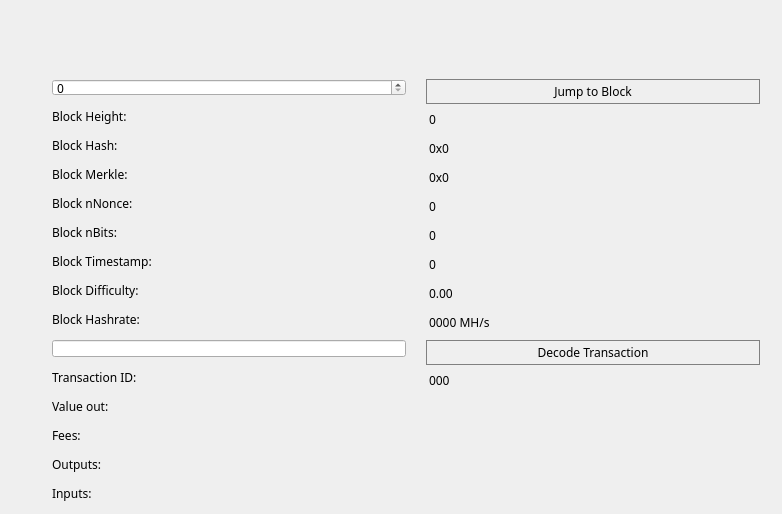
<?xml version="1.0" encoding="UTF-8"?>
<ui version="4.0">
 <class>BlockBrowser</class>
 <widget class="QWidget" name="BlockBrowser">
  <property name="windowModality">
   <enum>Qt::NonModal</enum>
  </property>
  <property name="enabled">
   <bool>true</bool>
  </property>
  <property name="geometry">
   <rect>
    <x>0</x>
    <y>0</y>
    <width>782</width>
    <height>514</height>
   </rect>
  </property>
  <property name="sizePolicy">
   <sizepolicy hsizetype="Preferred" vsizetype="Preferred">
    <horstretch>0</horstretch>
    <verstretch>0</verstretch>
   </sizepolicy>
  </property>
  <property name="minimumSize">
   <size>
    <width>0</width>
    <height>0</height>
   </size>
  </property>
  <property name="acceptDrops">
   <bool>false</bool>
  </property>
  <property name="windowTitle">
   <string>Form</string>
  </property>
  <property name="styleSheet">
   <string notr="true">font-family:Proxima Nova Rg;</string>
  </property>
  <layout class="QGridLayout">
   <property name="sizeConstraint">
    <enum>QLayout::SetMaximumSize</enum>
   </property>
   <property name="leftMargin">
    <number>52</number>
   </property>
   <property name="rightMargin">
    <number>22</number>
   </property>
   <property name="horizontalSpacing">
    <number>7</number>
   </property>
   <item row="3" column="0">
    <layout class="QGridLayout" name="gridLayout_3" rowstretch="0,0,0,0,0,0,0,0,0,0,0,0,0,0,0,0,0,0,0" columnstretch="0,0">
     <property name="sizeConstraint">
      <enum>QLayout::SetDefaultConstraint</enum>
     </property>
     <property name="horizontalSpacing">
      <number>0</number>
     </property>
     <property name="verticalSpacing">
      <number>12</number>
     </property>
     <item row="3" column="1">
      <widget class="QLabel" name="heightLabel">
       <property name="layoutDirection">
        <enum>Qt::LeftToRight</enum>
       </property>
       <property name="styleSheet">
        <string notr="true">margin-left:20px;</string>
       </property>
       <property name="text">
        <string>0</string>
       </property>
       <property name="alignment">
        <set>Qt::AlignLeading|Qt::AlignLeft|Qt::AlignTop</set>
       </property>
      </widget>
     </item>
     <item row="7" column="0">
      <widget class="QLabel" name="bitsLabel">
       <property name="text">
        <string>Block nBits:</string>
       </property>
      </widget>
     </item>
     <item row="15" column="0">
      <widget class="QLabel" name="feesLabel">
       <property name="text">
        <string>Fees:</string>
       </property>
      </widget>
     </item>
     <item row="7" column="1">
      <widget class="QLabel" name="bitsBox">
       <property name="layoutDirection">
        <enum>Qt::LeftToRight</enum>
       </property>
       <property name="styleSheet">
        <string notr="true">margin-left:20px;</string>
       </property>
       <property name="text">
        <string>0</string>
       </property>
       <property name="alignment">
        <set>Qt::AlignLeading|Qt::AlignLeft|Qt::AlignTop</set>
       </property>
      </widget>
     </item>
     <item row="5" column="1">
      <widget class="QLabel" name="merkleBox">
       <property name="minimumSize">
        <size>
         <width>187</width>
         <height>0</height>
        </size>
       </property>
       <property name="layoutDirection">
        <enum>Qt::LeftToRight</enum>
       </property>
       <property name="styleSheet">
        <string notr="true">margin-left:20px;</string>
       </property>
       <property name="text">
        <string>0x0</string>
       </property>
       <property name="alignment">
        <set>Qt::AlignLeading|Qt::AlignLeft|Qt::AlignTop</set>
       </property>
      </widget>
     </item>
     <item row="6" column="0">
      <widget class="QLabel" name="nonceLabel">
       <property name="text">
        <string>Block nNonce:</string>
       </property>
      </widget>
     </item>
     <item row="16" column="0">
      <widget class="QLabel" name="outputLabel">
       <property name="text">
        <string>Outputs:</string>
       </property>
       <property name="alignment">
        <set>Qt::AlignLeading|Qt::AlignLeft|Qt::AlignTop</set>
       </property>
      </widget>
     </item>
     <item row="16" column="1">
      <widget class="QLabel" name="outputBox">
       <property name="layoutDirection">
        <enum>Qt::LeftToRight</enum>
       </property>
       <property name="styleSheet">
        <string notr="true">margin-left:20px;</string>
       </property>
       <property name="text">
        <string/>
       </property>
       <property name="alignment">
        <set>Qt::AlignLeading|Qt::AlignLeft|Qt::AlignTop</set>
       </property>
      </widget>
     </item>
     <item row="6" column="1">
      <widget class="QLabel" name="nonceBox">
       <property name="layoutDirection">
        <enum>Qt::LeftToRight</enum>
       </property>
       <property name="styleSheet">
        <string notr="true">margin-left:20px;</string>
       </property>
       <property name="text">
        <string>0</string>
       </property>
       <property name="alignment">
        <set>Qt::AlignLeading|Qt::AlignLeft|Qt::AlignTop</set>
       </property>
      </widget>
     </item>
     <item row="8" column="0">
      <widget class="QLabel" name="timeLabel">
       <property name="text">
        <string>Block Timestamp:</string>
       </property>
      </widget>
     </item>
     <item row="4" column="1">
      <widget class="QLabel" name="hashBox">
       <property name="enabled">
        <bool>true</bool>
       </property>
       <property name="sizePolicy">
        <sizepolicy hsizetype="Preferred" vsizetype="Preferred">
         <horstretch>0</horstretch>
         <verstretch>0</verstretch>
        </sizepolicy>
       </property>
       <property name="minimumSize">
        <size>
         <width>0</width>
         <height>0</height>
        </size>
       </property>
       <property name="layoutDirection">
        <enum>Qt::LeftToRight</enum>
       </property>
       <property name="styleSheet">
        <string notr="true">margin-left:20px;</string>
       </property>
       <property name="text">
        <string>0x0</string>
       </property>
       <property name="alignment">
        <set>Qt::AlignLeading|Qt::AlignLeft|Qt::AlignTop</set>
       </property>
      </widget>
     </item>
     <item row="12" column="0">
      <widget class="QLineEdit" name="txBox">
       <property name="sizePolicy">
        <sizepolicy hsizetype="Preferred" vsizetype="Fixed">
         <horstretch>0</horstretch>
         <verstretch>0</verstretch>
        </sizepolicy>
       </property>
       <property name="inputMask">
        <string comment="Transaction id" extracomment="Transaction id"/>
       </property>
       <property name="placeholderText">
        <string comment="Transaction ID" extracomment="Transaction ID"/>
       </property>
      </widget>
     </item>
     <item row="11" column="0">
      <spacer name="verticalSpacer_2">
       <property name="orientation">
        <enum>Qt::Vertical</enum>
       </property>
       <property name="sizeHint" stdset="0">
        <size>
         <width>20</width>
         <height>40</height>
        </size>
       </property>
      </spacer>
     </item>
     <item row="17" column="1">
      <widget class="QLabel" name="inputBox">
       <property name="layoutDirection">
        <enum>Qt::LeftToRight</enum>
       </property>
       <property name="text">
        <string/>
       </property>
       <property name="alignment">
        <set>Qt::AlignLeading|Qt::AlignLeft|Qt::AlignTop</set>
       </property>
      </widget>
     </item>
     <item row="13" column="1">
      <widget class="QLabel" name="txID">
       <property name="layoutDirection">
        <enum>Qt::LeftToRight</enum>
       </property>
       <property name="styleSheet">
        <string notr="true">margin-left:20px;</string>
       </property>
       <property name="text">
        <string>000</string>
       </property>
       <property name="alignment">
        <set>Qt::AlignLeading|Qt::AlignLeft|Qt::AlignTop</set>
       </property>
      </widget>
     </item>
     <item row="9" column="0">
      <widget class="QLabel" name="hardLabel">
       <property name="text">
        <string>Block Difficulty:</string>
       </property>
      </widget>
     </item>
     <item row="14" column="1">
      <widget class="QLabel" name="valueBox">
       <property name="layoutDirection">
        <enum>Qt::LeftToRight</enum>
       </property>
       <property name="styleSheet">
        <string notr="true">margin-left:20px;</string>
       </property>
       <property name="text">
        <string/>
       </property>
       <property name="alignment">
        <set>Qt::AlignLeading|Qt::AlignLeft|Qt::AlignTop</set>
       </property>
      </widget>
     </item>
     <item row="3" column="0">
      <widget class="QLabel" name="heightLabel_2">
       <property name="text">
        <string>Block Height:</string>
       </property>
      </widget>
     </item>
     <item row="8" column="1">
      <widget class="QLabel" name="timeBox">
       <property name="layoutDirection">
        <enum>Qt::LeftToRight</enum>
       </property>
       <property name="styleSheet">
        <string notr="true">margin-left:20px;</string>
       </property>
       <property name="text">
        <string>0</string>
       </property>
       <property name="alignment">
        <set>Qt::AlignLeading|Qt::AlignLeft|Qt::AlignTop</set>
       </property>
      </widget>
     </item>
     <item row="15" column="1">
      <widget class="QLabel" name="feesBox">
       <property name="layoutDirection">
        <enum>Qt::LeftToRight</enum>
       </property>
       <property name="styleSheet">
        <string notr="true">margin-left:20px;</string>
       </property>
       <property name="text">
        <string/>
       </property>
       <property name="alignment">
        <set>Qt::AlignLeading|Qt::AlignLeft|Qt::AlignTop</set>
       </property>
      </widget>
     </item>
     <item row="10" column="0">
      <widget class="QLabel" name="pawLabel">
       <property name="text">
        <string>Block Hashrate:</string>
       </property>
      </widget>
     </item>
     <item row="5" column="0">
      <widget class="QLabel" name="merkleLabel">
       <property name="text">
        <string>Block Merkle:</string>
       </property>
      </widget>
     </item>
     <item row="4" column="0">
      <widget class="QLabel" name="hashLabel">
       <property name="text">
        <string>Block Hash:</string>
       </property>
      </widget>
     </item>
     <item row="12" column="1">
      <widget class="QPushButton" name="txButton">
       <property name="minimumSize">
        <size>
         <width>0</width>
         <height>25</height>
        </size>
       </property>
       <property name="styleSheet">
        <string notr="true">border:1px solid grey;margin-left:20px;</string>
       </property>
       <property name="text">
        <string>Decode Transaction</string>
       </property>
      </widget>
     </item>
     <item row="18" column="0">
      <spacer name="verticalSpacer">
       <property name="orientation">
        <enum>Qt::Vertical</enum>
       </property>
       <property name="sizeHint" stdset="0">
        <size>
         <width>20</width>
         <height>40</height>
        </size>
       </property>
      </spacer>
     </item>
     <item row="13" column="0">
      <widget class="QLabel" name="txLabel">
       <property name="text">
        <string>Transaction ID:</string>
       </property>
      </widget>
     </item>
     <item row="9" column="1">
      <widget class="QLabel" name="hardBox">
       <property name="layoutDirection">
        <enum>Qt::LeftToRight</enum>
       </property>
       <property name="styleSheet">
        <string notr="true">margin-left:20px;</string>
       </property>
       <property name="text">
        <string>0.00</string>
       </property>
       <property name="alignment">
        <set>Qt::AlignLeading|Qt::AlignLeft|Qt::AlignTop</set>
       </property>
      </widget>
     </item>
     <item row="17" column="0">
      <widget class="QLabel" name="inputLabel">
       <property name="text">
        <string>Inputs:</string>
       </property>
       <property name="alignment">
        <set>Qt::AlignLeading|Qt::AlignLeft|Qt::AlignTop</set>
       </property>
      </widget>
     </item>
     <item row="14" column="0">
      <widget class="QLabel" name="valueLabel">
       <property name="text">
        <string>Value out:</string>
       </property>
      </widget>
     </item>
     <item row="10" column="1">
      <widget class="QLabel" name="pawBox">
       <property name="layoutDirection">
        <enum>Qt::LeftToRight</enum>
       </property>
       <property name="styleSheet">
        <string notr="true">margin-left:20px;</string>
       </property>
       <property name="text">
        <string>0000 MH/s</string>
       </property>
       <property name="alignment">
        <set>Qt::AlignLeading|Qt::AlignLeft|Qt::AlignTop</set>
       </property>
      </widget>
     </item>
     <item row="1" column="0">
      <widget class="QSpinBox" name="heightBox">
       <property name="sizePolicy">
        <sizepolicy hsizetype="Preferred" vsizetype="Fixed">
         <horstretch>0</horstretch>
         <verstretch>0</verstretch>
        </sizepolicy>
       </property>
       <property name="maximum">
        <number>99999999</number>
       </property>
      </widget>
     </item>
     <item row="1" column="1">
      <widget class="QPushButton" name="blockButton">
       <property name="minimumSize">
        <size>
         <width>0</width>
         <height>25</height>
        </size>
       </property>
       <property name="styleSheet">
        <string notr="true">border:1px solid grey;margin-left:20px;</string>
       </property>
       <property name="text">
        <string>Jump to Block</string>
       </property>
      </widget>
     </item>
    </layout>
   </item>
   <item row="1" column="0">
    <layout class="QHBoxLayout" name="horizontalLayout_4">
     <property name="spacing">
      <number>7</number>
     </property>
     <item>
      <widget class="QLabel" name="label_5">
       <property name="font">
        <font>
         <family>Proxima Nova Rg</family>
        </font>
       </property>
       <property name="text">
        <string>&lt;html&gt;&lt;head/&gt;&lt;body&gt;&lt;p align=&quot;center&quot;&gt;&lt;img src=&quot;:/icons/res/icons/blockt.png&quot;/&gt;&lt;/p&gt;&lt;/body&gt;&lt;/html&gt;</string>
       </property>
      </widget>
     </item>
    </layout>
   </item>
   <item row="0" column="0">
    <spacer name="verticalSpacer_3">
     <property name="orientation">
      <enum>Qt::Vertical</enum>
     </property>
     <property name="sizeType">
      <enum>QSizePolicy::Fixed</enum>
     </property>
     <property name="sizeHint" stdset="0">
      <size>
       <width>20</width>
       <height>10</height>
      </size>
     </property>
    </spacer>
   </item>
   <item row="2" column="0">
    <spacer name="verticalSpacer_4">
     <property name="orientation">
      <enum>Qt::Vertical</enum>
     </property>
     <property name="sizeType">
      <enum>QSizePolicy::Fixed</enum>
     </property>
     <property name="sizeHint" stdset="0">
      <size>
       <width>20</width>
       <height>35</height>
      </size>
     </property>
    </spacer>
   </item>
  </layout>
 </widget>
 <resources/>
 <connections/>
</ui>
